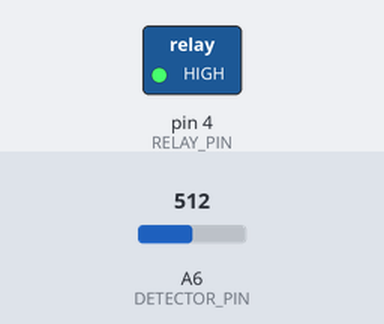
The sketch below on a simulated Arduino Nano, built with avr-gcc and run on an emulated ATmega328P. Parts: switched loads named in the sketch (green lamp = pin HIGH). The test bench sets the inputs (shaded band); at power-on: A6 (DETECTOR_PIN) = 512.

Above: at 10.2 s.
10.3 s: A6 (DETECTOR_PIN) set to 458
14.9 s: A6 (DETECTOR_PIN) set to 436
At 15.6 s:
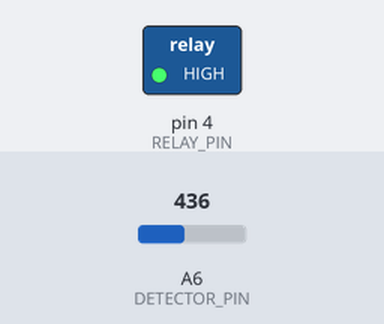
19.5 s: A6 (DETECTOR_PIN) set to 460
At 20.7 s:
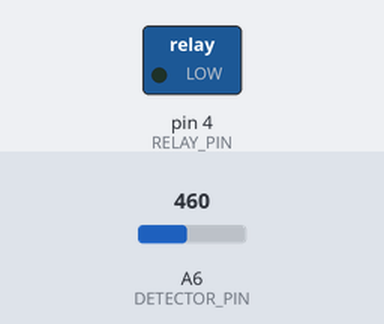
26.9 s: A6 (DETECTOR_PIN) set to 440
At 28.0 s:
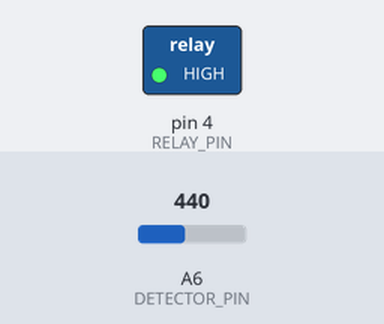
Timing chart, 0 to 29.9 s (numbered marks = the images above; inputs shaded):
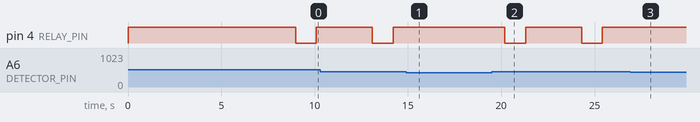

The sketch:

AutomaticWatering.ino
```cpp
const int RELAY_PIN = 4;
const int DETECTOR_PIN = A6;
const int DETECTOR_THRESHOLD = 450;

void addWater();

void setup() {
  pinMode(RELAY_PIN, OUTPUT);
  digitalWrite(RELAY_PIN, HIGH);
  delay(9000);
}

void loop() {
  if(analogRead(DETECTOR_PIN) >= DETECTOR_THRESHOLD) {
     addWater();
  }
  delay(3000);
}

void addWater() {
  digitalWrite(RELAY_PIN, LOW);
  delay(1100);
  digitalWrite(RELAY_PIN, HIGH);
}
```

Measured:
- after the input at 14.9 s, pin 4 (RELAY_PIN): stays HIGH (without the input it goes to LOW after 2.3 s)
- after the input at 19.5 s, pin 4 (RELAY_PIN): alternates HIGH for 3.0 s and LOW for 1.1 s, starting after 0.70 s
- after the input at 26.9 s, pin 4 (RELAY_PIN): stays HIGH (without the input it goes to LOW after 1.5 s)
